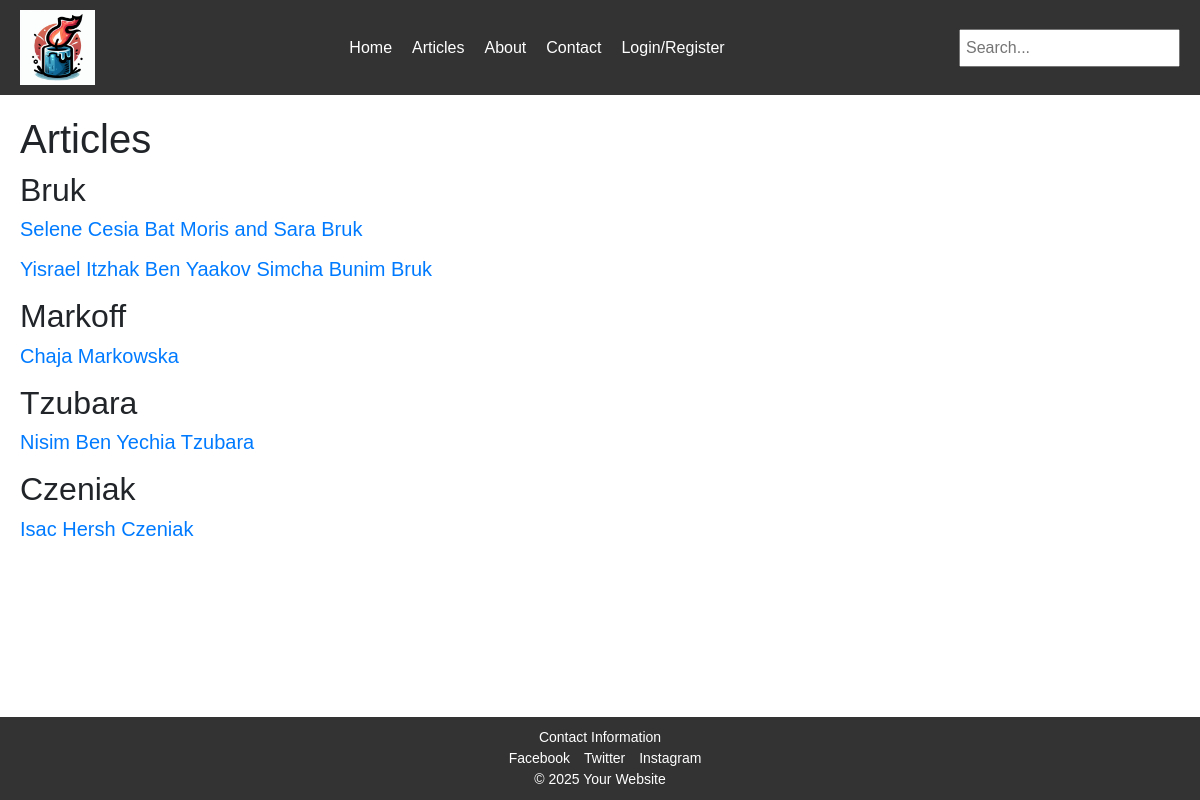
The page /articles on the database its author committed.
### app/models.py (models this page shows, shortened)
class Family(db.Model):
    id = db.Column(db.Integer, primary_key=True)
    name = db.Column(db.String(128), nullable=False, unique=True)
    members = db.relationship('Post', backref='family', lazy=True)

class Post(db.Model):
    id = db.Column(db.Integer, primary_key=True)
    title = db.Column(db.String(140), nullable=False)
    publication_date = db.Column(db.DateTime, default=datetime.utcnow)
    user_id = db.Column(db.Integer, db.ForeignKey('user.id'), nullable=False)
    gregorian_death_date = db.Column(db.Date, nullable=False)
    hebrew_year = db.Column(db.Integer, nullable=False)
    hebrew_month = db.Column(db.Integer, nullable=False)
    hebrew_day = db.Column(db.Integer, nullable=False)
    family_id = db.Column(db.Integer, db.ForeignKey('family.id'), nullable=False)
    comments = db.relationship('Comment', backref='post', lazy=True)
    milestones = db.relationship('Milestone', backref='post', lazy=True, cascade="all, delete-orphan")

### app/main/routes.py (the view)
@main.route('/articles')
def articles():
    try:
        families = Family.query.all()  # Fetch all families
        return render_template('articles.html', families=families)  # Pass families to the template
    except Exception as e:
        print(f"Error rendering template: {e}")
        return str(e)

### app/main/templates/articles.html (shortened to what this page needs)
{% extends "layout.html" %}
{% block content %}
<h1>Articles</h1>
{% for family in families %}
<h2>{{ family.name }}</h2>
{% for post in family.members %}
<div class="article">
    <h5><a href="{{ url_for('main.article', post_id=post.id) }}">{{ post.title }}</a></h5>
</div>
{% endfor %}
{% endfor %}
{% endblock %}

### app/main/templates/layout.html (shortened to what this page needs)
<!DOCTYPE html>
<html lang="en">
<head>
    <link href="https://stackpath.bootstrapcdn.com/bootstrap/4.5.2/css/bootstrap.min.css" rel="stylesheet">
    <link rel="stylesheet" href="{{ url_for('static', filename='css/styles.css') }}">
</head>
<body>
    <header>
        <img src="{{ url_for('static', filename='images/candlelogo.png') }}" alt="Yizkor Logo" style="width:75px; height:auto;">
        <nav>
            <ul>
                <li><a href="{{ url_for('main.index') }}">Home</a></li>
                <li class="dropdown">
                    <a href="{{ url_for('main.articles') }}">Articles</a>
                </li>
                <li><a href="{{ url_for('main.about') }}">About</a></li>
                <li><a href="{{ url_for('main.contact') }}">Contact</a></li>
                <li class="dropdown">
                    <a href="#">Login/Register</a>
                </li>
            </ul>
        </nav>
        <div class="search-bar">
            <input type="text" placeholder="Search...">
        </div>
    </header>
    <main>
        {% block content %}{% endblock %}
    </main>
    <footer>
        <div class="contact">Contact Information</div>
        <div class="social-media">
            <a href="#">Facebook</a>
            <a href="#">Twitter</a>
            <a href="#">Instagram</a>
        </div>
        <div class="copyright">© 2025 Your Website</div>
    </footer>
</body>
</html>

### app/static/css/styles.css (style rules this page uses)
body { display: flex; flex-direction: column; min-height: 100vh; margin: 0; font-family: Arial, sans-serif; }
header { display: flex; justify-content: space-between; align-items: center; padding: 10px 20px; background-color: #333; color: white; }
nav ul { list-style: none; margin: 0; padding: 0; display: flex; }
nav ul li { margin-left: 20px; }
nav ul li a { color: white; text-decoration: none; font-size: 16px; }
.search-bar input { padding: 5px; font-size: 16px; }
main { flex: 1; padding: 20px; }
footer { padding: 10px 20px; background-color: #333; color: white; text-align: center; margin-top: auto; }
footer .contact, footer .social-media, footer .copyright { font-size: 14px; }
footer .social-media a { margin-left: 10px; color: white; text-decoration: none; }

### rows shown on the page
Family: name "Bruk"
Post: title "Selene Cesia Bat Moris and Sara Bruk"
Post: title "Yisrael Itzhak Ben Yaakov Simcha Bunim Bruk"
Family: name "Markoff"
Post: title "Chaja Markowska"
Family: name "Tzubara"
Post: title "Nisim Ben Yechia Tzubara"
Family: name "Czeniak"
Post: title "Isac Hersh Czeniak"
